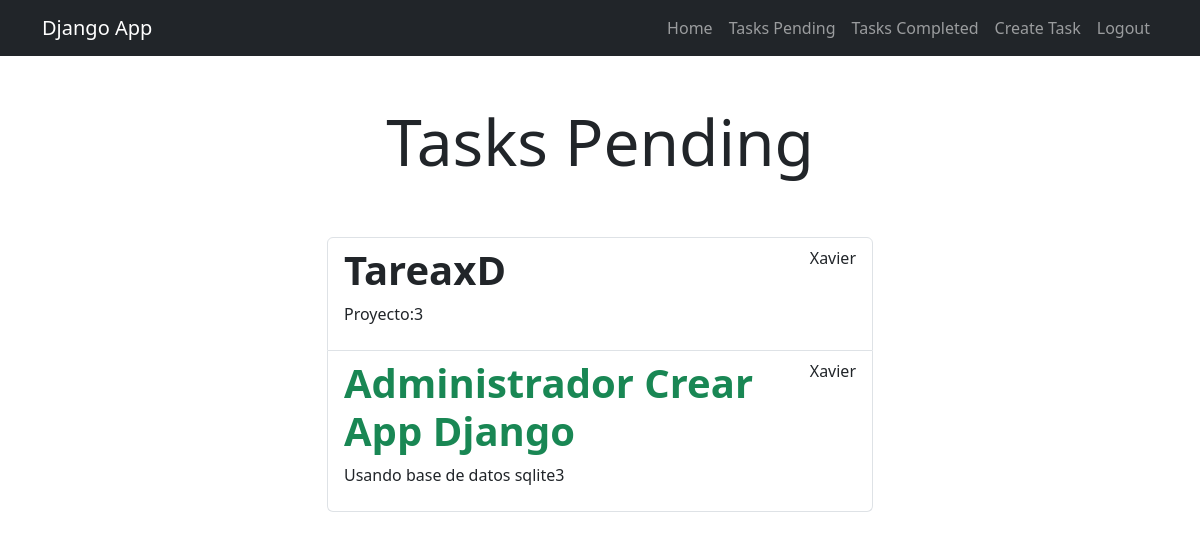
Page /tasks_completed/ (signed in) on the committed database.
### tasks/models.py (models this page shows, shortened)
class Task(models.Model):
    title = models.CharField(max_length=100)
    description = models.TextField(blank=True)
    created = models.DateTimeField(auto_now_add=True)
    datecompleted = models.DateTimeField(null=True, blank=True)
    important = models.BooleanField(default=False)
    user = models.ForeignKey(User, on_delete=models.CASCADE)

### tasks/views.py (the view)
# urls.py: path('tasks_completed/', views.tasks_completed, name='tasks_completed'),
@login_required
def tasks_completed(request):
    tasks = Task.objects.filter(user=request.user, datecompleted__isnull=False).order_by('-datecompleted')
    return render(request, 'tasks.html', {'tasks': tasks})

### tasks/templates/tasks.html (shortened to what this page needs)
{% extends 'base.html' %}
{% block content %}
<main class="container">
    <div class="row">
        <div class="col-md-6 offset-md-3">
            <h1 class="text-center display-3 py-5">Tasks Pending</h1>
            <ul class="list-group">
                {% for task in tasks %}
                <a class="list-group-item" href="{% url 'task_detail' task.id %}">
                    <header class="d-flex justify-content-between">
                        {% if task.important %}
                        <h1 class="fw-bold text-success">{{task.title}}</h1>
                        {% else %}
                        <h1 class="fw-bold">{{task.title}}</h1>
                        {% endif %}
                        <p>{{task.user.username}}</p>
                    </header>
                        <p>{{task.description}}</p>
                </a>
                {% endfor %}
            </ul>
        </div>
    </div>
</main>
{% endblock %}

### rows in the picture
Task: title "TareaxD", user.username "Xavier", description "Proyecto:3"
Task: title "Administrador Crear App Django", user.username "Xavier", description "Usando base de datos sqlite3"
